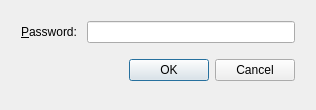
<?xml version="1.0" encoding="UTF-8"?>
<ui version="4.0">
 <class>GetPasswordDialog</class>
 <widget class="QDialog" name="GetPasswordDialog">
  <property name="geometry">
   <rect>
    <x>0</x>
    <y>0</y>
    <width>316</width>
    <height>110</height>
   </rect>
  </property>
  <property name="minimumSize">
   <size>
    <width>316</width>
    <height>110</height>
   </size>
  </property>
  <property name="maximumSize">
   <size>
    <width>316</width>
    <height>110</height>
   </size>
  </property>
  <property name="windowTitle">
   <string>Password</string>
  </property>
  <layout class="QGridLayout" name="gridLayout">
   <item row="1" column="0">
    <layout class="QGridLayout" name="gridLayout_2">
     <property name="leftMargin">
      <number>10</number>
     </property>
     <property name="topMargin">
      <number>10</number>
     </property>
     <property name="rightMargin">
      <number>10</number>
     </property>
     <property name="bottomMargin">
      <number>10</number>
     </property>
     <property name="spacing">
      <number>10</number>
     </property>
     <item row="0" column="0">
      <widget class="QLabel" name="label">
       <property name="text">
        <string>&amp;Password:</string>
       </property>
       <property name="buddy">
        <cstring>uiPassword</cstring>
       </property>
      </widget>
     </item>
     <item row="0" column="1">
      <widget class="QLineEdit" name="uiPassword">
       <property name="minimumSize">
        <size>
         <width>0</width>
         <height>21</height>
        </size>
       </property>
       <property name="toolTip">
        <string>Leave blank when password is not needed</string>
       </property>
       <property name="echoMode">
        <enum>QLineEdit::Password</enum>
       </property>
      </widget>
     </item>
     <item row="1" column="0" colspan="2">
      <widget class="QDialogButtonBox" name="buttonBox">
       <property name="minimumSize">
        <size>
         <width>0</width>
         <height>35</height>
        </size>
       </property>
       <property name="orientation">
        <enum>Qt::Horizontal</enum>
       </property>
       <property name="standardButtons">
        <set>QDialogButtonBox::Cancel|QDialogButtonBox::Ok</set>
       </property>
      </widget>
     </item>
    </layout>
   </item>
  </layout>
 </widget>
 <resources/>
 <connections>
  <connection>
   <sender>buttonBox</sender>
   <signal>accepted()</signal>
   <receiver>GetPasswordDialog</receiver>
   <slot>accept()</slot>
   <hints>
    <hint type="sourcelabel">
     <x>234</x>
     <y>71</y>
    </hint>
    <hint type="destinationlabel">
     <x>157</x>
     <y>109</y>
    </hint>
   </hints>
  </connection>
  <connection>
   <sender>buttonBox</sender>
   <signal>rejected()</signal>
   <receiver>GetPasswordDialog</receiver>
   <slot>reject()</slot>
   <hints>
    <hint type="sourcelabel">
     <x>299</x>
     <y>77</y>
    </hint>
    <hint type="destinationlabel">
     <x>286</x>
     <y>109</y>
    </hint>
   </hints>
  </connection>
 </connections>
</ui>
